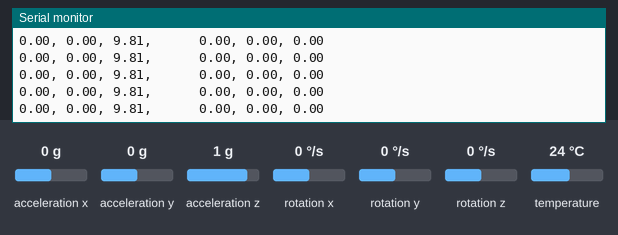
Bench run of a sketch on a simulated Arduino Uno, built with avr-gcc and run on an emulated ATmega328P. Parts: the last lines printed to the serial monitor. Inputs (shaded band) come from the test bench; at power-on: acceleration x 0 g, acceleration y 0 g, acceleration z 1 g, rotation x 0 °/s, rotation y 0 °/s, rotation z 0 °/s, temperature 24 °C.

Above: at 1.2 s.
1.3 s: acceleration x set to -1.4 g
At 1.37 s:
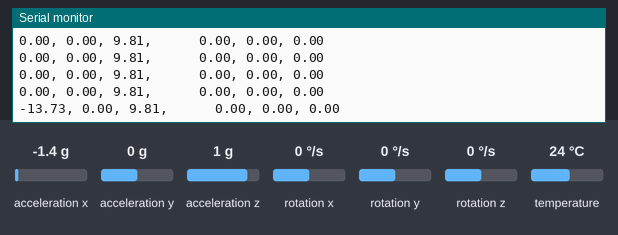
4.3 s: acceleration y set to -1.4 g
At 4.3 s:
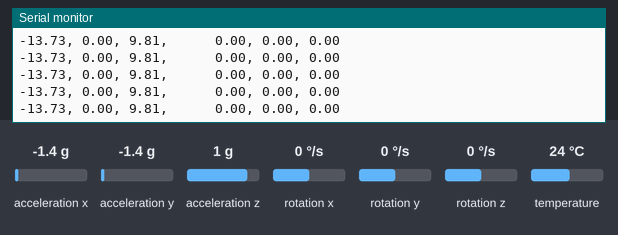
5.8 s: acceleration z set to -1.4 g
At 5.87 s:
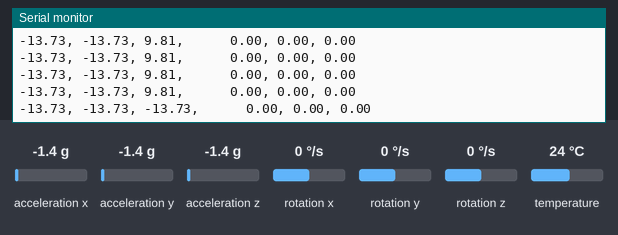
7.3 s: rotation x set to -192 °/s
At 7.34 s:
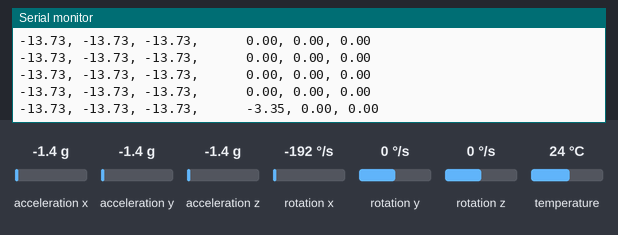
8.8 s: rotation y set to -192 °/s
At 8.81 s:
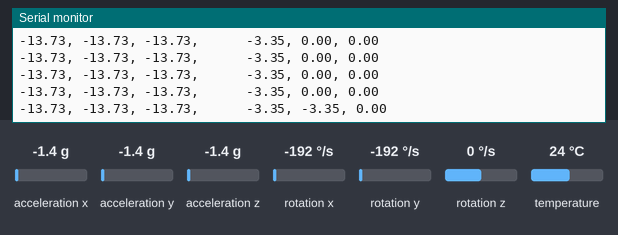

Measured:
- after the input at 1.3 s, the serial monitor: prints a new line after 0.06 s (image 1)
- after the input at 5.8 s, the serial monitor: prints a new line after 0.07 s (image 3)
- after the input at 7.3 s, the serial monitor: prints a new line at once (image 4)
- after the input at 8.8 s, the serial monitor: prints a new line at once (image 5)

The sketch:

GY-521_CSV.ino
```cpp
// GY-521_CSV.ino
// Basic demo for accelerometer readings from Adafruit MPU6050
// Library: Adafruit MPU6050 by Adafruit, v.2.2.4
// Adapted from Adafruit MPU6050 basic_readings.ino sketch by Adafruit, v 2.2.4 by D. Dubins
// Output in CSV format (x,y,z acceleration, then x,y,z rotation)
//
// Wiring:
// GY-521 - Uno
// ------------
// INT - Pin 2
// ADO - GND
// XCL - (NC)
// XDA - (NC)
// SDA - SDA (or A4)
// SCL - SCL (or A5)
// GND - GND
// VCC - +5V

#include <Adafruit_MPU6050.h>
#include <Adafruit_Sensor.h>

Adafruit_MPU6050 mpu;

void setup(void) {
  Serial.begin(115200);
  // Initialize sensor
  if (!mpu.begin()) {
    Serial.println("Failed to find MPU6050 chip");
    while (1) {
      delay(10);
    }
  }
  Serial.println("MPU6050 Found!");
  //Options:
  //MPU6050_RANGE_2_G
  //MPU6050_RANGE_4_G
  //MPU6050_RANGE_8_G
  //MPU6050_RANGE_16_G
  mpu.setAccelerometerRange(MPU6050_RANGE_8_G);
  //Options: (+/-)
  //MPU6050_RANGE_250_DEG
  //MPU6050_RANGE_500_DEG
  //MPU6050_RANGE_1000_DEG
  //MPU6050_RANGE_2000_DEG
  mpu.setGyroRange(MPU6050_RANGE_500_DEG);
  //Options:
  //MPU6050_BAND_260_HZ
  //MPU6050_BAND_184_HZ
  //MPU6050_BAND_94_HZ
  //MPU6050_BAND_44_HZ
  //MPU6050_BAND_21_HZ
  //MPU6050_BAND_10_HZ
  //MPU6050_BAND_5_HZ
  mpu.setFilterBandwidth(MPU6050_BAND_260_HZ);
}

void loop() {
  /* Get new sensor events with the readings */
  sensors_event_t a, g, temp;
  mpu.getEvent(&a, &g, &temp);

  //Print out the acceleration values (in m/s^2)
  Serial.print(a.acceleration.x);
  Serial.print(", ");
  Serial.print(a.acceleration.y);
  Serial.print(", ");
  Serial.print(a.acceleration.z);
  Serial.print(",      ");

  //Print out the gyroscopic values (in rad/s)
  Serial.print(g.gyro.x);
  Serial.print(", ");
  Serial.print(g.gyro.y);
  Serial.print(", ");
  Serial.print(g.gyro.z);
  Serial.println("");

  delay(100); // set the delay here
}
```
